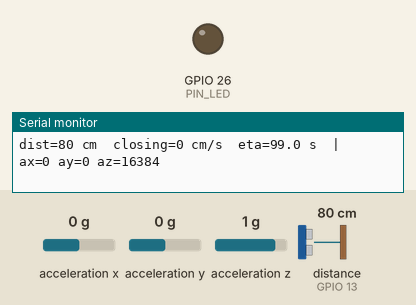
Simulated run of this sketch. Board: ESP32. On the bench: output pins drawn as LEDs (lit = HIGH), the last lines printed to the serial monitor. Wiring (inferred from the names in the program): ultrasonic range finder: trigger GPIO 27; echo GPIO 13; MPU-6050 motion sensor at I2C address 0x68. Inputs (shaded band) come from the test bench; at power-on: distance to the obstacle (sensor on GPIO 13) 80 cm, acceleration x 0 g, acceleration y 0 g, acceleration z 1 g. The echo pulse lasts 58.3 µs per cm; pins used as bus, display or sensor lines are not drawn.

Above: at 1.2 s.
1.3 s: distance to the obstacle (sensor on GPIO 13) set to 45 cm
At 1.6 s:
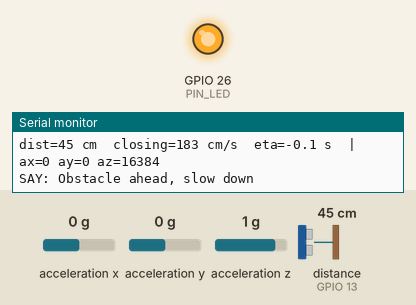
3.1 s: distance to the obstacle (sensor on GPIO 13) set to 36 cm
At 3.7 s:
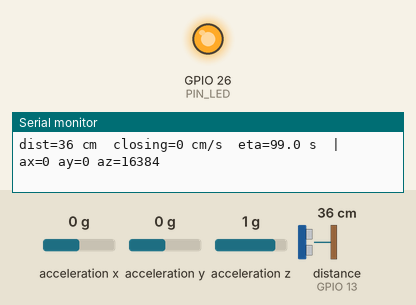
4.7 s: distance to the obstacle (sensor on GPIO 13) set to 60 cm
At 5.3 s:
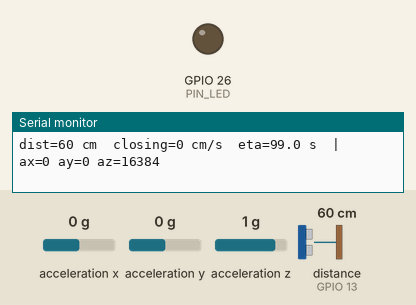
6.4 s: distance to the obstacle (sensor on GPIO 13) set to 4 cm
At 6.8 s:
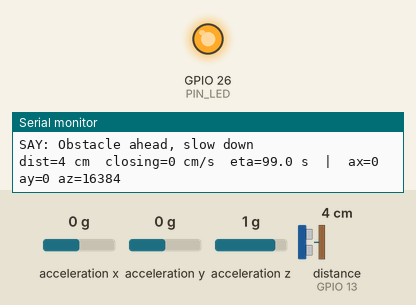
Timing chart, 0 to 8.9 s (numbered marks = the images above; inputs shaded):
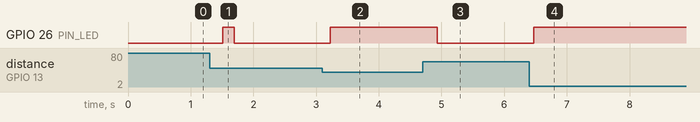

Measured:
- after the input at 1.3 s, GPIO 26 (PIN_LED): LOW → HIGH after 0.21 s, → LOW 0.19 s later
- after the input at 3.1 s, GPIO 26 (PIN_LED): LOW → HIGH after 0.12 s
- after the input at 4.7 s, GPIO 26 (PIN_LED): HIGH → LOW after 0.23 s
- after the input at 6.4 s, GPIO 26 (PIN_LED): LOW → HIGH after 0.07 s

The sketch:

OriginalWorkingSketch.ino
```cpp
// Backup of the working serial sketch supplied in the conversation.
#include <Wire.h>

const int PIN_TRIG = 27, PIN_ECHO = 13, PIN_LED = 26;
const int MPU = 0x68;

bool mpuOk = false;
float r[3] = {-1, -1, -1};
int ri = 0;
float prevCm = -1;
unsigned long prevMs = 0;
bool warning = false;

float readCm() {
  digitalWrite(PIN_TRIG, LOW);  delayMicroseconds(2);
  digitalWrite(PIN_TRIG, HIGH); delayMicroseconds(10);
  digitalWrite(PIN_TRIG, LOW);
  unsigned long t0 = micros();
  long us = 0;
  while (true) {
    long left = 30000L - (long)(micros() - t0);
    if (left <= 0) { us = 0; break; }
    us = pulseIn(PIN_ECHO, HIGH, left);
    if (us == 0 || us >= 120) break;
  }
  return us == 0 ? -1 : us * 0.0343f / 2;
}

float med3(float a, float b, float c) {
  return max(min(a, b), min(max(a, b), c));
}

bool readMpu(int16_t &ax, int16_t &ay, int16_t &az) {
  Wire.beginTransmission(MPU);
  Wire.write(0x3B);
  if (Wire.endTransmission(false) != 0) return false;
  if (Wire.requestFrom(MPU, 6, true) != 6) return false;
  ax = (Wire.read() << 8) | Wire.read();
  ay = (Wire.read() << 8) | Wire.read();
  az = (Wire.read() << 8) | Wire.read();
  return true;
}

void setup() {
  Serial.begin(115200);
  pinMode(PIN_TRIG, OUTPUT);
  pinMode(PIN_ECHO, INPUT);
  pinMode(PIN_LED, OUTPUT);

  Wire.begin(32, 14);  // SDA = 32, SCL = 14
  Wire.beginTransmission(MPU);
  Wire.write(0x6B);
  Wire.write(0);       // Wake the MPU6050
  mpuOk = (Wire.endTransmission() == 0);
  Serial.println(mpuOk ? "MPU6050 found" :
                 "MPU6050 NOT found (distance still works)");
}

void loop() {
  float d = readCm();
  if (d > 0) { r[ri] = d; ri = (ri + 1) % 3; }

  if (r[0] > 0 && r[1] > 0 && r[2] > 0) {
    float cm = med3(r[0], r[1], r[2]);
    unsigned long now = millis();
    if (prevCm < 0) { prevCm = cm; prevMs = now; }
    else if (now - prevMs >= 150) {
      float v = (prevCm - cm) / ((now - prevMs) / 1000.0f);
      float eta = (v > 15) ? (cm - 55) / v : 99;
      bool danger = (eta < 2.0f && cm < 250) || cm < 40;

      int16_t ax = 0, ay = 0, az = 0;
      if (mpuOk && readMpu(ax, ay, az))
        Serial.printf("dist=%.0f cm  closing=%.0f cm/s  eta=%.1f s  |  ax=%d ay=%d az=%d\n",
                      cm, v, eta, ax, ay, az);
      else
        Serial.printf("dist=%.0f cm  closing=%.0f cm/s  eta=%.1f s\n",
                      cm, v, eta);

      if (danger && !warning)
        Serial.println("SAY: Obstacle ahead, slow down");
      warning = danger;
      prevCm = cm;
      prevMs = now;
    }
  }
  digitalWrite(PIN_LED, warning);
  delay(60);
}
```
